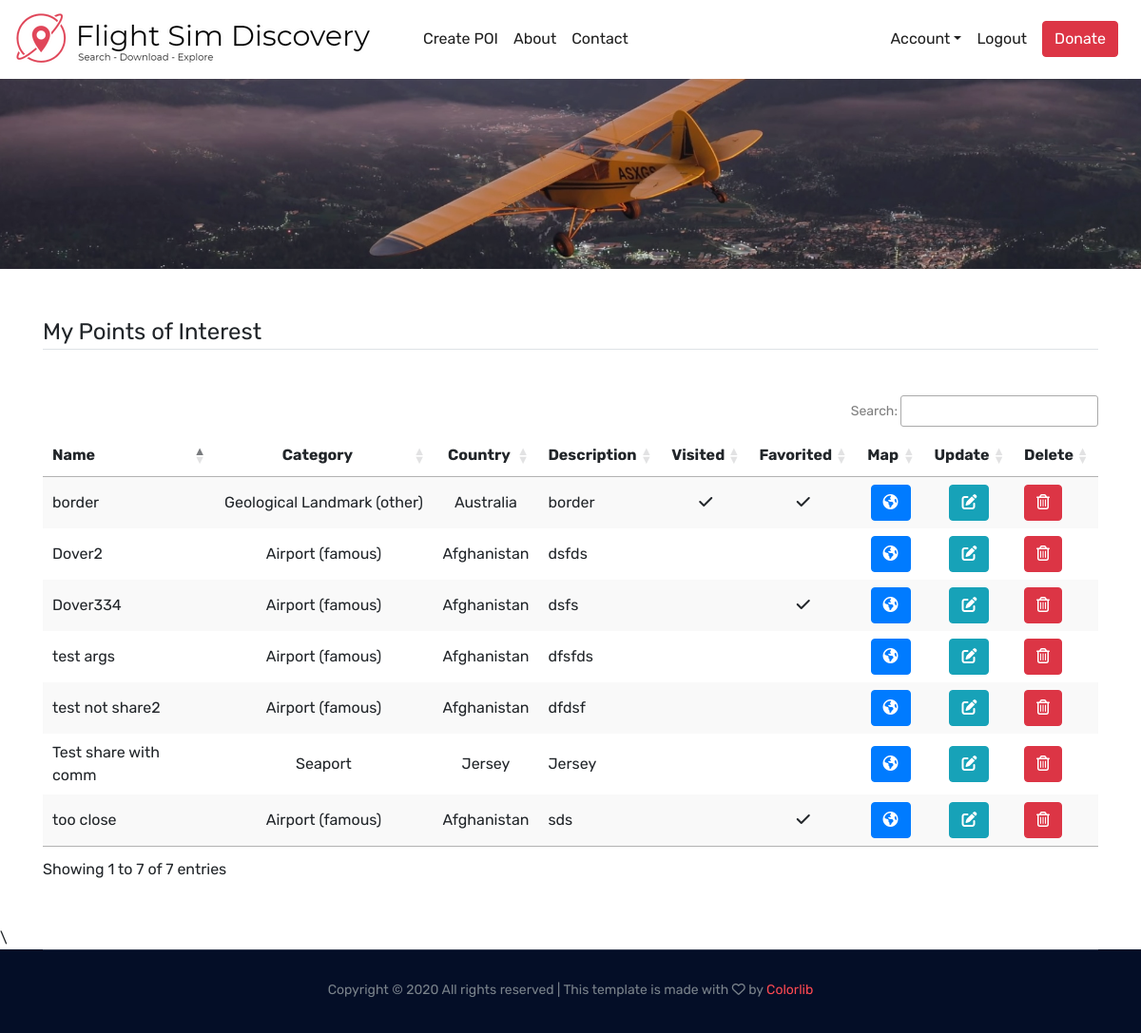
The app's page /user_pois (signed in) with its own data.
### flightsimdiscovery/models.py (models this page shows, shortened)
class Pois(db.Model):
    id = db.Column(db.Integer, primary_key=True)
    user_id = db.Column(db.Integer, db.ForeignKey('user.id'), nullable=False)
    name = db.Column(db.String(50), unique=True, nullable=False)
    latitude = db.Column(db.FLOAT, unique=False, nullable=False)
    longitude = db.Column(db.FLOAT, unique=False, nullable=False)
    region = db.Column(db.String(20), unique=False, nullable=False)
    country = db.Column(db.String(60), unique=False, nullable=False)
    category = db.Column(db.String(20), unique=False, nullable=False)
    description = db.Column(db.Text, nullable=True)
    nearest_icao_code = db.Column(db.String(4), nullable=True)
    date_posted = db.Column(db.DateTime, nullable=False, default=datetime.utcnow)
    share = db.Column(db.Boolean(), nullable=False, default=True)
    flag = db.Column(db.Boolean(), nullable=False, default=False)

### flightsimdiscovery/users/routes.py (the view)
@users.route("/user_pois")
@login_required
def user_pois():
    print(current_user.id)
    user_pois_with_additional_data = get_user_pois_dict_inc_favorites_visited(current_user.id, True)
    return render_template('user_pois.html', user_pois=user_pois_with_additional_data)

### flightsimdiscovery/models.py (called while the page is built)
@login_manager.user_loader
def load_user(user_id):
    return User.query.get(int(user_id))

### flightsimdiscovery/pois/utils.py (called while the page is built)
def getTickImageBasedOnState(state):
    if state:
        return "fas fa-check"
    else:
        return ""

### flightsimdiscovery/users/utitls.py (called while the page is built)
def get_pois_id_list(poi_id_list):
    id_list = []
    for poi_id in poi_id_list:
        id_list.append(poi_id.poi_id)
    return id_list

### flightsimdiscovery/templates/user_pois.html (shortened to what this page needs)
{% extends "base.html" %}
{% block content %}
<div class="bradcam_area register_bg">
</div>
<div class="container">
    <div class="user_pois_section my-5">
        <div class="db_table_area">
            <legend class="border-bottom mb-5">My Points of Interest</legend>
            <table id="account_poi_datatable" class="stripe">
                <thead class="">
                <tr>
                    <th scope="col">Name</th>
                    <th scope="col">Category</th>
                    <th scope="col">Country</th>
                    <th scope="col">Description</th>
                    <th scope="col">Visited</th>
                    <th scope="col">Favorited</th>
                    <th scope="col">Map</th>
                    <th scope="col">Update</th>
                    <th scope="col">Delete</th>
                </tr>
                </thead>
                <tbody>
                {% for poi in user_pois %}
                <tr>
                    <td>{{poi.name}}</td>
                    <td>{{poi.category}}</td>
                    <td>{{poi.country}}</td>
                    <td>{{poi.description}}</td>
                    <td><i class="{{poi.visited}}"></i></td>
                    <td><i class="{{poi.favorited}}"></i></td>
                    <td><a href="/{{poi.location}}" class="btn btn-primary" onclick="this.form.submit()" role="button"
                           aria-disabled="true"><i class="fas fa-globe-americas"></i></a></td>
                    <td><a href="/poi/{{poi.id}}/update" class="btn btn-info" role="button" aria-disabled="true"><i
                            class="fas fa-edit"></i></a></td>
                    <td>
                        <button type="button" class="open_delete_modal btn btn-danger" data-id="{{poi.id}}"
                                data-toggle="modal" data-target="#deleteModal"><i class="far fa-trash-alt"></i></button>
                    </td>
                </tr>
                {% endfor %}
                </tbody>
            </table>
        </div>
    </div>
</div>
{% endblock content %}

### records on screen
Pois: name "test not share2", category "Airport (famous)", country "Afghanistan", description "dfdsf"
Pois: name "border", category "Geological Landmark (other)", country "Australia", description "border"
Pois: name "test args", category "Airport (famous)", country "Afghanistan", description "dfsfds"
Pois: name "Dover2", category "Airport (famous)", country "Afghanistan", description "dsfds"
Pois: name "Dover334", category "Airport (famous)", country "Afghanistan", description "dsfs"
Pois: name "too close", category "Airport (famous)", country "Afghanistan", description "sds"
Pois: name "Test share with comm", category "Seaport", country "Jersey", description "Jersey"
